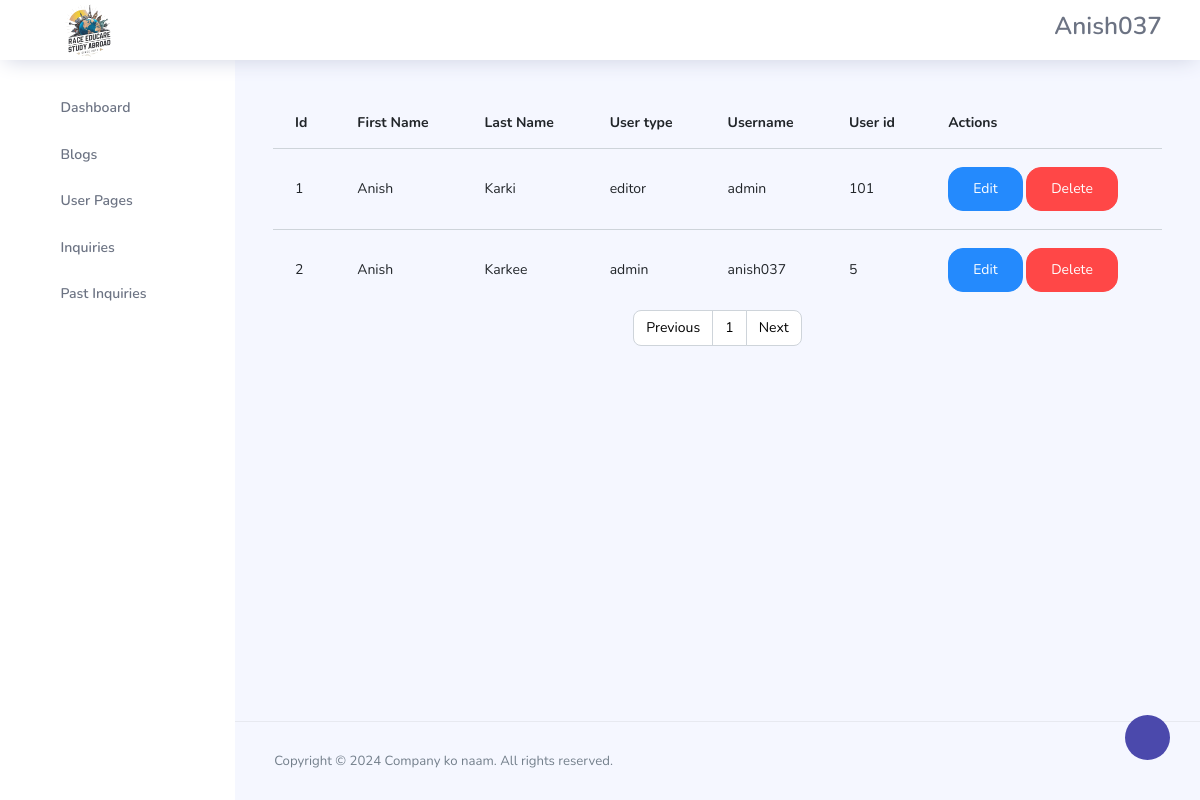
The page /admin/manage_admin.php (signed in) on the database its author committed.
### tables this page shows
CREATE TABLE `users` (
  `id` int(11) NOT NULL,
  `first_name` varchar(144) NOT NULL,
  `last_name` varchar(144) NOT NULL,
  `user_type` varchar(50) NOT NULL,
  `username` varchar(155) NOT NULL,
  `password` varchar(155) NOT NULL,
  `user_id` int(9) NOT NULL
);

### config/functions.php (called while the page is built, shortened)
<?php
function index_loginval($conn){
    if(isset($_SESSION['user_id'])){
        $id = $_SESSION['user_id'];
        $query = "SELECT * FROM users WHERE user_id ='$id' limit 1";
        $result = mysqli_query($conn,$query);
        if($result && mysqli_num_rows($result) > 0){
            $index_user_data = mysqli_fetch_assoc($result);
            return $index_user_data;
        }
    }
}

### admin/manage_admin.php (the view, shortened to what this page needs)
<?php
  include('../config/constants.php');
  include('../config/functions.php');
  $index_user_data = index_loginval($conn);
  $name=$index_user_data['username'];
?>
<!DOCTYPE html>
<html lang="en">
<head>
  <link rel="stylesheet" href="css/style.css">
  <link rel="stylesheet" href="vendors/feather/feather.css">
  <link rel="stylesheet" href="vendors/ti-icons/css/themify-icons.css">
  <link rel="stylesheet" href="vendors/css/vendor.bundle.base.css">
  <link rel="stylesheet" href="vendors/datatables.net-bs4/dataTables.bootstrap4.css">
  <link rel="stylesheet" href="vendors/ti-icons/css/themify-icons.css">
  <link rel="stylesheet" type="text/css" href="js/select.dataTables.min.css">
  <link rel="stylesheet" href="css/vertical-layout-light/style.css">
</head>
<body>
  <div class="container-scroller">
    <nav class="navbar col-lg-12 col-12 p-0 fixed-top d-flex flex-row">
      <div class="text-center navbar-brand-wrapper d-flex align-items-center justify-content-center">
      <a class="navbar-brand brand-logo mr-5" href="dashboard.php"><img src="../assets/img/raceeducare.png" class="mr-2"style="height:65px;" alt="logo"/></a>
      </div>
      <div class="navbar-menu-wrapper d-flex align-items-center justify-content-end">
        <button class="navbar-toggler navbar-toggler align-self-center" type="button" data-toggle="minimize">
          <span class="icon-menu"></span>
        </button>
        <ul class="navbar-nav navbar-nav-right">
          <li class="nav-item nav-profile dropdown">
            <a class="nav-link dropdown-toggle" href="#" data-toggle="dropdown" id="profileDropdown">
              <h3 toUpperCase()><?php echo ucfirst($name) ?></h3>
            </a>
          </li>
        </ul>
      </div>
    </nav>
    <div class="container-fluid page-body-wrapper">
      <div class="theme-setting-wrapper">
        <div id="settings-trigger"><i class="ti-settings"></i></div>
      </div>
      <nav class="sidebar sidebar-offcanvas" id="sidebar">
        <ul class="nav">
          <li class="nav-item">
            <a class="nav-link" href="dashboard.php">
              <i class="icon-grid menu-icon"></i>
              <span class="menu-title">Dashboard</span>
            </a>
          </li>
          <li class="nav-item">
            <a class="nav-link" data-toggle="collapse" href="#tables" aria-expanded="false" aria-controls="tables">
              <i class="icon-grid-2 menu-icon"></i>
              <span class="menu-title">Blogs</span>
              <i class="menu-arrow"></i>
            </a>
          </li>
          <li class="nav-item">
            <a class="nav-link" data-toggle="collapse" href="#auth" aria-expanded="false" aria-controls="auth">
              <i class="icon-head menu-icon"></i>
              <span class="menu-title">User Pages</span>
              <i class="menu-arrow"></i>
            </a>
          </li>
          <li class="nav-item">
            <a class="nav-link" href="inquiry.php">
              <i class="icon-paper menu-icon"></i>
              <span class="menu-title"><Inp>Inquiries</Inp></span>
            </a>
          </li>
          <li class="nav-item">
            <a class="nav-link" href="past_inquiries.php">
              <i class="icon-archive menu-icon"></i>
              <span class="menu-title">Past Inquiries</span>
            </a>
          </li>
        </ul>
      </nav>
      <div class="main-panel">
        <div class="content-wrapper">
          <div class="table-responsive">
            <table class="table">
                <thead>
                    <tr>
                        <th>Id</th>
                        <th>First Name</th>
                        <th>Last Name</th>
                        <th>User type</th>
                        <th>Username</th>
                        <th>User id</th>
                        <th>Actions</th>
                    </tr>
                </thead>
                <tbody>
                <?php
                    if(isset($_GET['page'])){
                      $page = $_GET['page'];
                      }
                      else{
                          $page = 1;
                      }
                      $offset = ($page - 1) * 10;
                        $sql = "SELECT * FROM users LIMIT $offset, 10";
                        $sql2 = "SELECT * FROM users";
                        $res = mysqli_query($conn, $sql);
                        $res2 = mysqli_query($conn, $sql2);
                        $count = mysqli_num_rows($res2);
                        $rowsPerPage = 10;
                        $total = ceil($count / $rowsPerPage);
                        $sn=1;
                    if($count>0)
                    {
                        while($row=mysqli_fetch_assoc($res))
                        {
                            $id = $row['id'];
                            $firstname = $row['first_name'];
                            $lastname = $row['last_name'];
                            $user_type = $row['user_type'];
                            $username = $row['username'];
                            $userid = $row['user_id'];
                            ?>
                    <tr>
                        <td><?php echo $sn++; ?></td>
                        <td><?php echo ucfirst($firstname); ?></td>
                        <td><?php echo $lastname; ?></td>
                        <td><?php echo $user_type; ?></td>
                        <td><?php echo $username; ?></td>
                        <td><?php echo $userid; ?></td>
                        <td>
                            <a href="<?php echo SITEURL; ?>admin/edit_user.php?id=<?php echo $id; ?>"class="btn btn-info">Edit</a>
                            <a href="<?php echo SITEURL; ?>admin/delete_user.php?id=<?php echo $id; ?>" class="btn btn-danger">Delete</a>
                        </td>
                    </tr>
                    <?php
                        }
                    }
                    else
                    {
                        echo "ERROR";
                    }
                    ?>
                </tbody>
            </table>
          </div>
          <nav aria-label="Page navigation example">
          <ul class="pagination justify-content-center">
            <li class="page-item ">
              <a class="page-link" href="<?php if($page <=1){echo '#';}else{echo "?page=".$page -1;} ?>" tabindex="-1">Previous</a>
            </li>
            <?php
                for($i = 1; $i <= $total; $i++){
                    if($page==$i)
                    {
                        $active= "page_active";
                    }
                    else{
                        $active="";
                    }
                    echo"<li class='page-item'><a class='page-link' href='?page=$i'class='$active'>". $i ."</a></li>";
                }
            ?>
            <li class="page-item">
              <a class="page-link" href="<?php if($page >= $total){echo '#';}else{echo "?page=".$page +1;} ?>">Next</a>
            </li>
          </ul>
              </nav>
        </div>
        <footer class="footer">
          <div class="d-sm-flex justify-content-center justify-content-sm-between">
            <span class="text-muted text-center text-sm-left d-block d-sm-inline-block">Copyright © 2024 Company ko naam. All rights reserved.</span>
          </div>
        </footer>
      </div>
    </div>
  </div>
</body>
</html>

### admin/css/style.css (style rules this page uses)
button { background-color: #007bff; color: #fff; border: none; padding: 10px 20px; border-radius: 3px; cursor: pointer; }

### rows shown on the page
users: username "Anish037", first_name "Anish", last_name "Karkee", user_type "admin", username "anish037", user "5"
users: first_name "Anish", last_name "Karki", user_type "editor", username "admin", user "101"
